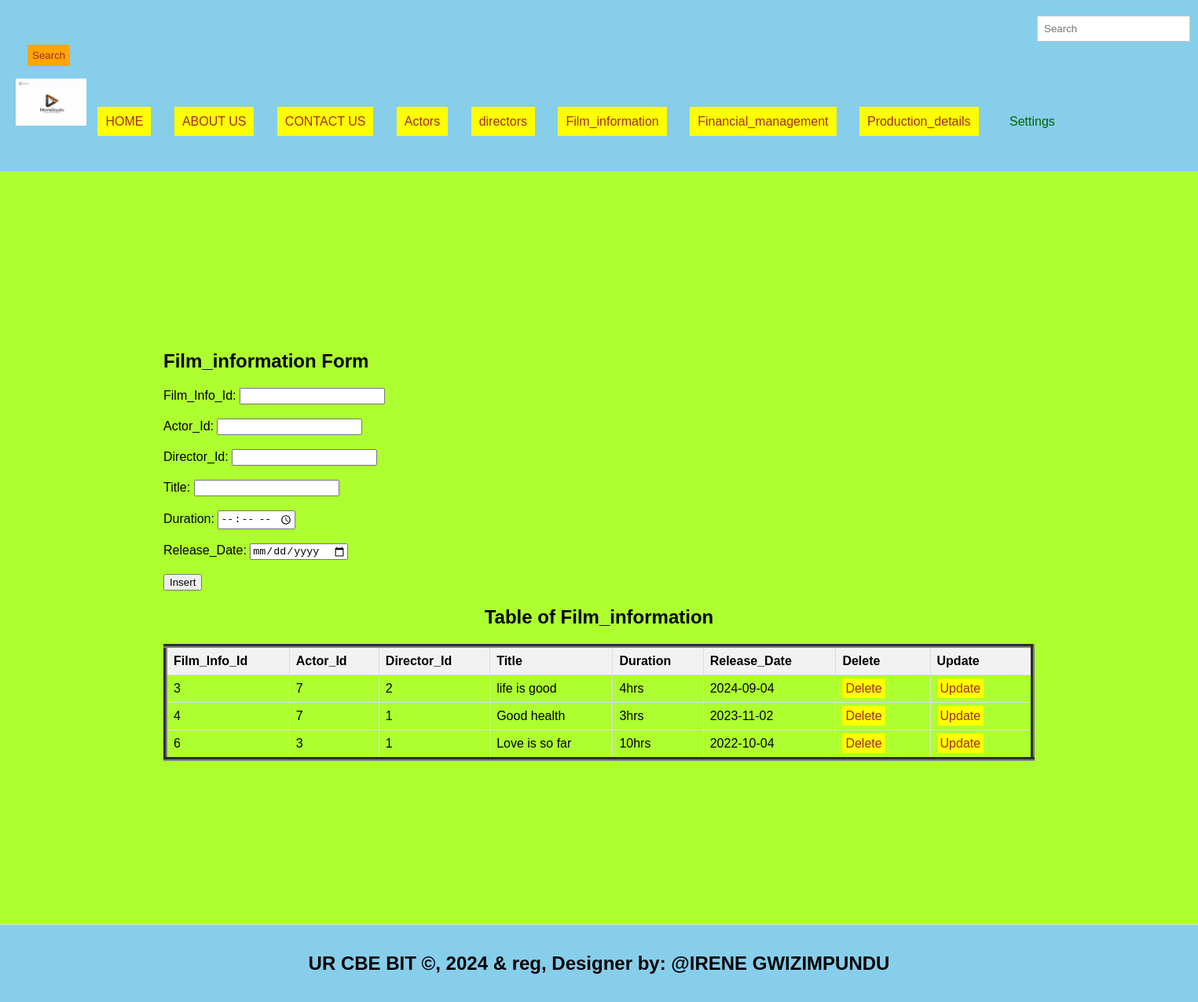
The page /film_information.php on the database its author committed.
### tables this page shows
CREATE TABLE `film_information` (
  `Film_Info_Id` int(11) NOT NULL,
  `Actor_Id` int(11) DEFAULT NULL,
  `Director_Id` int(11) DEFAULT NULL,
  `Title` varchar(109) DEFAULT NULL,
  `Duration` varchar(13) DEFAULT NULL,
  `Release_Date` varchar(50) DEFAULT NULL
);

### film_information.php (the view, shortened to what this page needs)
<html lang="en">
<head>
  <link rel="stylesheet" type="text/css" href="style.css" title="style 1" media="screen, tv, projection, handheld, print"/>
<header>
</head>
<body bgcolor="greenyellow">
  <form class="d-flex" role="search" action="search.php">
      <input class="form-control me-2" type="search" placeholder="Search" aria-label="Search" name="query">
      <button class="btn btn-outline-success" type="submit">Search</button>
    </form>
  <ul style="list-style-type: none; padding: 0;">
    <li style="display: inline; margin-right: 10px;">
    <img src="./Images/logo.jpg" width="90" height="60" alt="Logo">
  </li>
  <li style="display: inline; margin-right: 10px;"><a href="./HOME.html">HOME</a>
    <li style="display: inline; margin-right: 10px;"><a href="./ABOUT US.html">ABOUT US</a>
      <li style="display: inline; margin-right: 10px;"><a href="./CONTACT US.html">CONTACT US</a>
    <li style="display: inline; margin-right: 10px;"><a href="./actors.php">Actors</a>
  </li>
  <li style="display: inline; margin-right: 10px;"><a href="./directors.php">directors</a>
  </li>
    <li style="display: inline; margin-right: 10px;"><a href="./film_information.php">Film_information</a>
  </li>
    <li style="display: inline; margin-right: 10px;"><a href="./financial_management.php">Financial_management</a>
  </li>
    <li style="display: inline; margin-right: 10px;"><a href="./production_details.php">Production_details</a>
  </li>
    <li class="dropdown" style="display: inline; margin-right: 10px;">
      <a href="#" style="padding: 10px; color:darkgreen; background-color: skyblue; text-decoration: none; margin-right: 15px;">Settings</a>
    </li><br><br>
  </ul>
<section>
<h1>Film_information Form</h1>
    <form method="post" onsubmit="return confirmInsert();">
        <label for="Film_Info_Id">Film_Info_Id:</label>
        <input type="number" id="fus_Id" name="fus_Id"><br><br>
        <label for="Actor_Id">Actor_Id:</label>
        <input type="number" id="actid" name="actid" required><br><br>
        <label for="Director_Id">Director_Id:</label>
        <input type="number" id="dn" name="dn" required><br><br>
        <label for="Title">Title:</label>
        <input type="text" id="txt" name="txt" required><br><br>
        <label for="Duration">Duration:</label>
        <input type="time" id="time" name="time" required><br><br>
        <label for="Release_Date">Release_Date:</label>
        <input type="date" id="rrd" name="rrd" required><br><br>
        <input type="submit" name="add" value="Insert">
    </form>
<!DOCTYPE html>
<html>
<head>
</head>
<body>
    <center><h2>Table of Film_information</h2></center>
    <table border="5">
        <tr>
            <th>Film_Info_Id</th>
            <th>Actor_Id</th>
            <th>Director_Id</th>
            <th>Title</th>
            <th>Duration</th>
            <th>Release_Date</th>
            <th>Delete</th>
            <th>Update</th>
        </tr>
        <?php
        include('database_connection.php');
        $sql = "SELECT * FROM film_information";
        $result = $connection->query($sql);
        if ($result->num_rows > 0) {
            while ($row = $result->fetch_assoc()) {
                $Fid = $row['Film_Info_Id'];
                echo "<tr>
                    <td>" . $row['Film_Info_Id'] . "</td>
                    <td>" . $row['Actor_Id'] . "</td>
                    <td>" . $row['Director_Id'] . "</td>
                    <td>" . $row['Title'] . "</td>
                    <td>" . $row['Duration'] . "</td>
                    <td>" . $row['Release_Date'] . "</td>
                    <td><a style='padding:4px' href='delete_film_information.php?Film_Info_Id=$Fid'>Delete</a></td>
                    <td><a style='padding:4px' href='update_film_information.php?Film_Info_Id=$Fid'>Update</a></td>
                </tr>";
            }
        } else {
            echo "<tr><td colspan='7'>No data found</td></tr>";
        }
        ?>
    </table>
  </body>
    </section>
<footer>
  <center>
    <b><h2>UR CBE BIT &copy, 2024 & reg, Designer by: @IRENE GWIZIMPUNDU</h2></b>
  </center>
</footer>
</body>
</html>

### style.css (style rules this page uses)
body { font-family: Arial, sans-serif; margin: 0; padding: 0; }
.form-control { padding: 8px; margin-left: 4px; border: 1px solid #ccc; }
.btn { padding: 6px; background-color: orange; color: brown; border: none; }
.dropdown { position: relative; display: inline; margin-right: 10px; }
body { font-family: Arial,sans-serif; margin:0; padding:0; }
header { background-color:skyblue; padding: 20px; }
.dropdown { position: right; display:right; direction:rtl; }
section { padding:208px; border-bottom: 1px solid #ddd; }
footer { text-align: center; padding: 15px; background-color:blue; }

### film_information.php (style rules this page uses)
a { padding: 10px; color: white; background-color: yellow; text-decoration: none; margin-right: 15px; }
a:link { color: brown; }
button.btn { margin-left: 15px; margin-top: 4px; }
input.form-control { margin-left: 1300px; padding: 8px; }
header { background-color:skyblue; padding: 20px; }
footer { text-align: center; padding: 15px; background-color:skyblue; }
table { width: 100%; border-collapse: collapse; }
th, td { border: 1px solid #ddd; padding: 8px; text-align: left; }
th { background-color: #f2f2f2; }

### rows shown on the page
film_information: Film_Info_Id "3", Actor_Id "7", Director_Id "2", Title "life is good", Duration "4hrs", Release_Date "2024-09-04"
film_information: Film_Info_Id "4", Actor_Id "7", Director_Id "1", Title "Good health", Duration "3hrs", Release_Date "2023-11-02"
film_information: Film_Info_Id "6", Actor_Id "3", Director_Id "1", Title "Love is so far", Duration "10hrs", Release_Date "2022-10-04"
